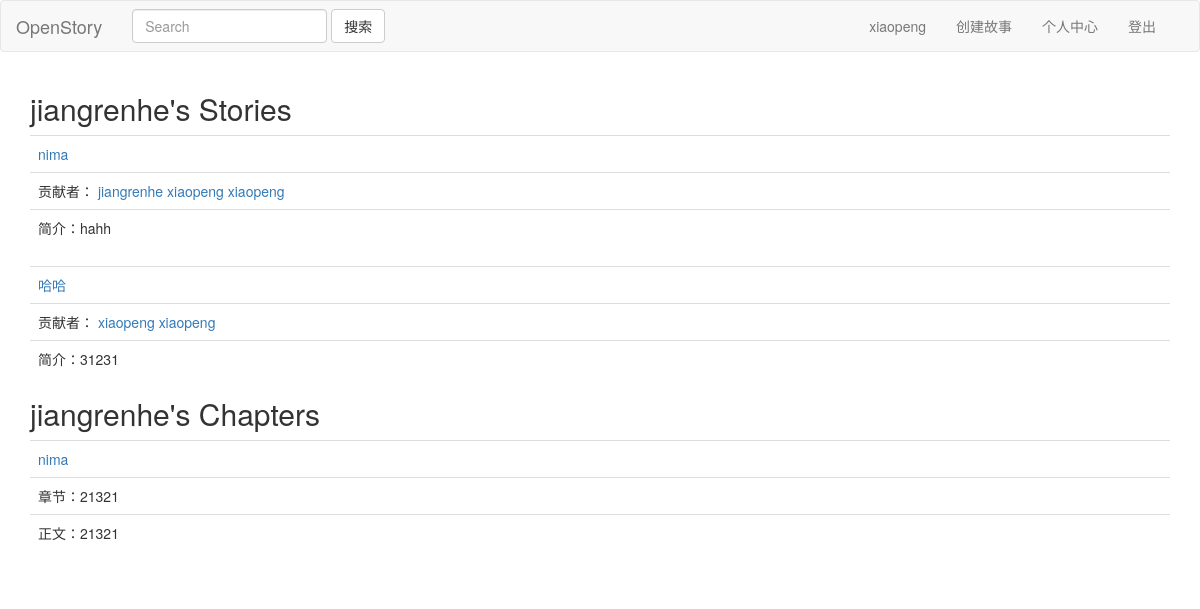
The page /jiangrenhe/ (signed in) on the database its author committed.
### story/models.py (models this page shows)
class Story(models.Model):
    title = models.TextField(default='')
    brief = models.TextField(default='')
    owner = models.ForeignKey(User,default=None)

class Chapter(models.Model):
    subtitle = models.TextField(default='')
    content = models.TextField(default='')
    story = models.ForeignKey(Story, default=None)
    writter = models.ForeignKey(User, default=None)
    numb = models.TextField(default='')
    ifallow = models.TextField(default='no')

### author/views.py (the view)
# urls.py: url(r'^([a-zA-Z_]+)/', views.user_page, name="author"),
def user_page(request, username):
    if request.user.username == username:
        user = request.user
    else:
        user = User.objects.get(username=username)
    return render(request, 'author.html',{'user':user,})

### author/templates/author.html (shortened to what this page needs)
{% extends 'base.html' %} {% block header %}
<h2>{{ user.username }}'s Stories</h2>
{% for story in user.story_set.all %}
<table class='table'>
    <tr>
        <td><a href="{% url 'viewstory' story.id %}">{{ story.title }}</a></td>
    </tr>
    <tr>
        <td>贡献者： {% for chapter in story.chapter_set.all %}
            <a href="{% url 'author' chapter.writter.username %}">{{ chapter.writter.username }}</a> {% endfor %}
        </td>
    </tr>
    <tr>
        <td>简介：{{ story.brief }}</td>
    </tr>
</table>
{% endfor %}
<h2>{{ user.username }}'s Chapters</h2> {% for chapter in user.chapter_set.all %}
<table class='table'>
    <tr>
        <td><a href="{% url 'viewstory' chapter.story.id %}">{{ chapter.story.title }}</a></td>
    </tr>
    <tr>
        <td>章节：{{ chapter.subtitle }}</td>
    </tr>
    <tr>
        <td>
            <p>正文：{{ chapter.content }}</p>
        </td>
    </tr>
</table>
{% endfor %} {% endblock %}

### author/templates/navbar.html (shortened to what this page needs)
<nav class="navbar navbar-default">
    <div class="navbar-header">
        <a class="navbar-brand" href="{% url 'home' %}">OpenStory</a>
    </div>
    <div>
        <form class="navbar-form navbar-left" method="POST" action="{% url 'search' %}">
            <input type="text" class="form-control" placeholder="Search" name="keyword">
            <button type="submit" class="btn btn-default">搜索</button>
        </form>
        <div class="navbar-right" style="margin-right:2em">
            {% if request.user.is_authenticated %}
            <ul class="nav navbar-nav">
                <li class="navbar-text">{{ request.user.username }}</li>
                <li><a href='' data-toggle="modal" data-target="#newstory">创建故事</a></li>
                <li><a href="/{{ request.user.username }}">个人中心</a></li>
                <li><a href="{% url 'logout' %}">登出</a></li>
            </ul>
            {% else %}
            <button type="button" class="btn navbar-btn" data-toggle="modal" data-target="#login">登录</button>
            <button type="button" class="btn navbar-btn" data-toggle="modal" data-target="#signin">注册</button>
            {% include 'login.html' %}
            {% include 'signin.html' %}
            {% endif %}
        </div>
    </div>
</nav>

### rows shown on the page
Story: title "nima", brief "hahh"
Chapter: writter.username "jiangrenhe", story "nima", subtitle "21321", content "21321"
Chapter: writter.username "xiaopeng"
Chapter: writter.username "xiaopeng"
Story: title "哈哈", brief "31231"
Chapter: writter.username "xiaopeng"
Chapter: writter.username "xiaopeng"

### other values the page prints
{{ request.user.username }} "xiaopeng"
{{ user.username }} "jiangrenhe"
